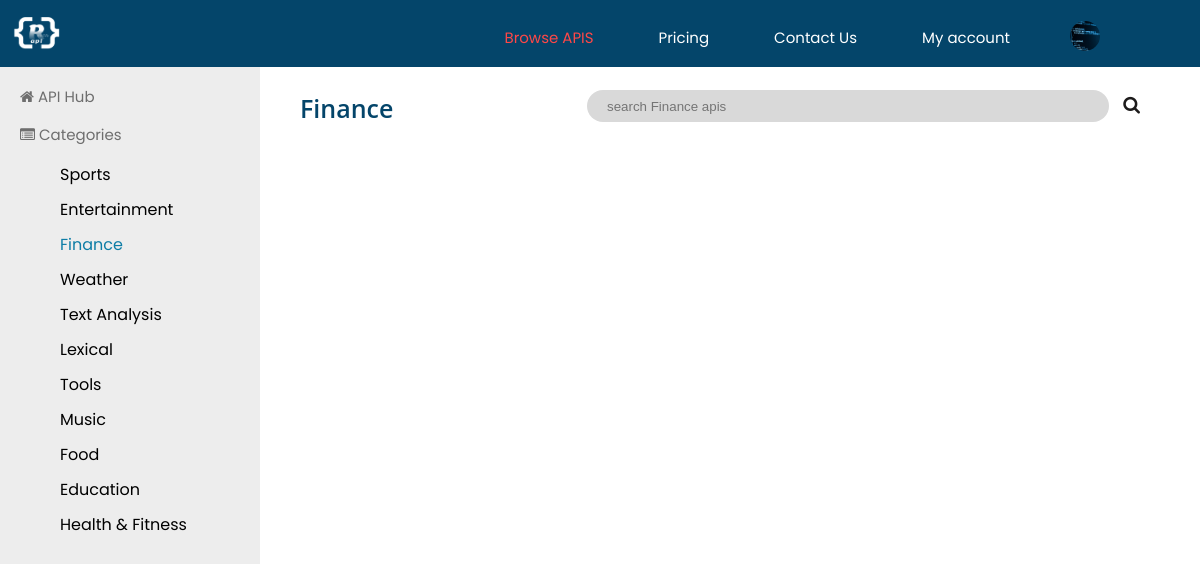
Page /categories/?category=finance (signed in) on the committed database.
### roniib_api/models.py (models this page shows, shortened)
class APICategories(models.Model):
    category=models.CharField(max_length=255)
    category_short=models.CharField(max_length=255)

### roniib_api/views.py (the view)
# urls.py: path('categories/', views.apicategories, name='apicategories'),
def apicategories(request):
    category=request.GET.get('category','')
    recommended=[]
    popular=ApiDocumentation.objects.all().order_by('-api_subscribers')[:3]
    rc=ApiDocumentation.objects.all().order_by('-api_total_requests')
    count=0
    for r in rc:
        if count>=3:
            break
        if r not in popular:
            recommended.append(r)
            count+=1
    context={
        'categories': APICategories.objects.all(),
        'popular':popular,
        'recommended':recommended,
    }
    if category:
        cat=APICategories.objects.filter(category_short=category).first()
        if cat:
            context={
                'categories':APICategories.objects.all(),
                'selected_category':group_into_subgroups(ApiDocumentation.objects.filter(api_category=cat)),
                'selected_category_name':cat.category,
            }
    return render(request,'apicategories.html',context=context)

### roniib_api/views.py (called while the page is built)
def group_into_subgroups(items):
    subgroups = []
    subgroup_size = 3
    for i in range(0, len(items), subgroup_size):
        subgroup = items[i:i+subgroup_size]
        subgroups.append(subgroup)
    return subgroups

### roniib_api/templates/apicategories.html (shortened to what this page needs)
<!DOCTYPE html>
<html lang="en">
{% load static %}
<head>
    <link rel="stylesheet" href="{% static '/css/main.css' %}">
    <link rel="stylesheet" href="https://cdnjs.cloudflare.com/ajax/libs/font-awesome/4.7.0/css/font-awesome.min.css">
</head>
<body>
<nav class="topnav">
    <img src="{% static 'images/light_blue_png.png' %}" alt="roniib icon" width="50" height="40"
         style="margin-top:10px;margin-left:10px">
    <ul class="topLinks">
        <li><a href="#" class="active">Browse APIS</a></li>
        <li><a href="{% url 'pricing' %}" class="inactive">Pricing</a></li>
        <li><a href="{% url 'contact' %}" class="inactive">Contact Us</a></li>
        {% if not request.user.is_authenticated %}
        <li><a href="{% url 'login' %}" class="inactive">Sign In</a></li>
        <li><a href="{% url 'register' %}" class="inactive">Register</a></li>
        {% else %}
        <li><a href="{% url 'myaccount' %}" class="inactive">My account</a></li>
        <img src="{% static 'images/bgimg.jpg' %}"
             width="30" height="30" style="border-radius:30px;margin-top:5px">
        {% endif %}
    </ul>
</nav>
<div style="display: flex;margin-top: 50px;">
    <div style="width: 20%;background: #EDEDED;;padding: 20px;">
        {% if selected_category_name %}
        <a href="{% url 'apicategories' %}" class="active">
            <p>
                    <span>
                        <i class="fa fa-home"></i>
                    </span>
                API Hub
            </p>
        </a>
        {% endif %}
        <p>
            <span>
                    <i class="fa fa-list-alt"></i>
                </span>
            Categories</p>
        <ul style=" list-style-type: none;">
            {% for c in categories %}
            {% if selected_category_name == c.category %}
            <a class="lnk-inactive" href="{% url 'apicategories' %}?category={{c.category_short}}">
                <li style="color: #0E7DA6;">{{c.category}}</li>
            </a>
            {% else %}
            <a class="lnk-inactive" href="{% url 'apicategories' %}?category={{c.category_short}}">
                <li>{{c.category}}</li>
            </a>
            {% endif %}
            {% endfor %}
        </ul>
    </div>
    {% if selected_category_name %}
    <div class="right-part">
        <div class="with-search">
            <h2>{{selected_category_name}}</h2>
            <div>
                <input type="text" placeholder="search {{selected_category_name}} apis">
                <i class="fa fa-search" style="font-size:18px"></i>
            </div>
        </div>
    </div>
    {% endif %}
</div>
</body>
</html>

### roniib_api/static/css/main.css (style rules this page uses)
body { margin: 0px; font-family: Poppins; }
.topnav { background-color: rgba(4, 69, 106, 1); display: flex; width: 100%; justify-content: space-between; position: fixed; top: 0; z-index: 2; width: 100%; box-shadow: inset; }
.topnav a { margin-top: 15px; margin-left: 5px; }
.topnav ul { display: flex; justify-content: center; align-items: right; gap: 60px; list-style-type: none; cursor: pointer; }
a.active { color: #ff4747; text-decoration: none; }
a.inactive { color: #ffffff; text-decoration: none; }
.right-part { width: 80%; padding: 20px; overflow-y: scroll; height: 85vh; padding-left: 40px; }
body { background: url('https://images.inc.com/uploaded_files/image/1024x576/software-computer-code-1940x900_35196.jpg'), }
.with-search { display: flex; justify-content: space-between; margin-right: 40px; }
.with-search input { padding-left: 20px; height: 30px; margin-top: 20px; width: 500px; border-radius: 20px; border: none; background: #D9D9D9; }
.with-search i { margin-left: 10px; margin-top: 25px; color: #1D1B1B; }
a { text-decoration: none; }
.lnk-inactive { color: #000; }
ul li { margin-top: 10px; }
.topLinks { text-decoration: none; right: 0; margin-right: 100px; }
.topLinks li { color: #FFF; font-size: 15px; font-style: normal; line-height: normal; }
p { color: #6E6E6E; font-size: 15px; }
h2 { font-family: 'Open Sans', sans-serif; font-size: 25px; font-weight: 550; color: rgba(4, 69, 106, 1); }

### rows in the picture
APICategories: category "Sports"
APICategories: category "Entertainment"
APICategories: category "Finance", category "search Finance apis"
APICategories: category "Weather"
APICategories: category "Text Analysis"
APICategories: category "Lexical"
APICategories: category "Tools"
APICategories: category "Music"
APICategories: category "Food"
APICategories: category "Education"
APICategories: category "Health & Fitness"
